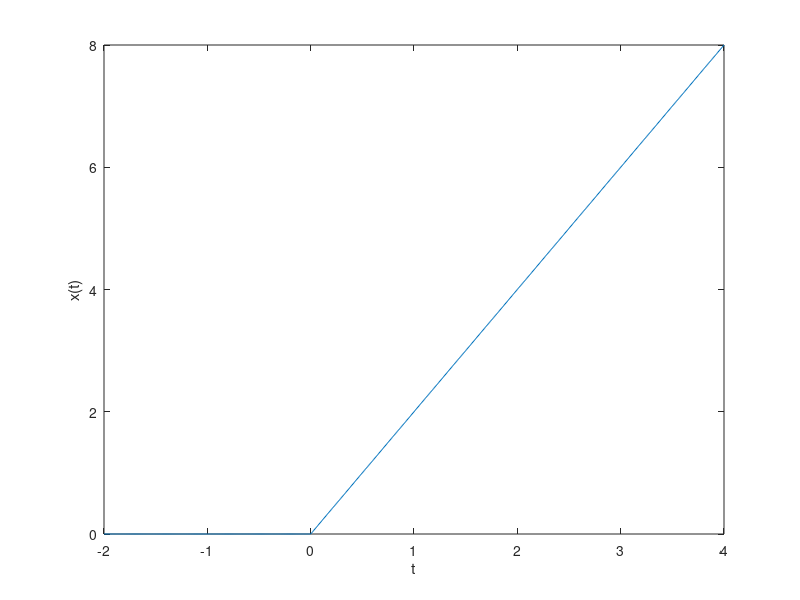
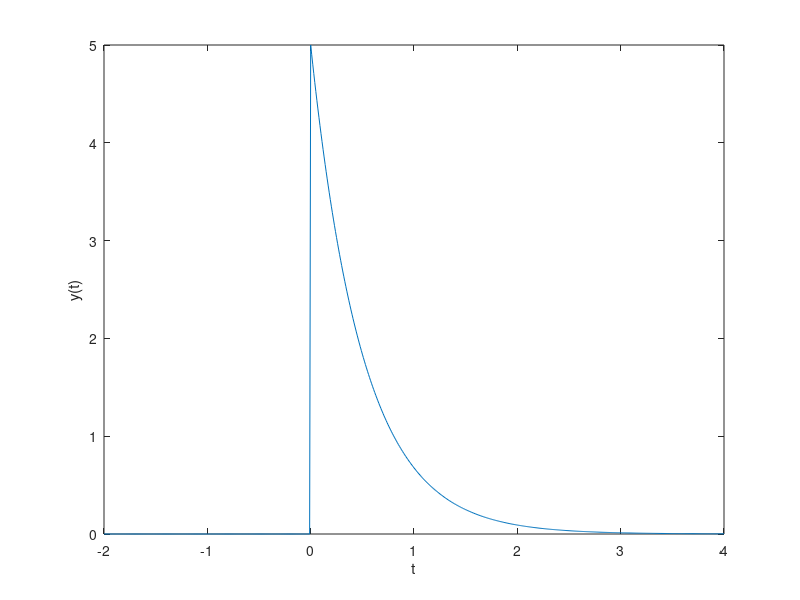
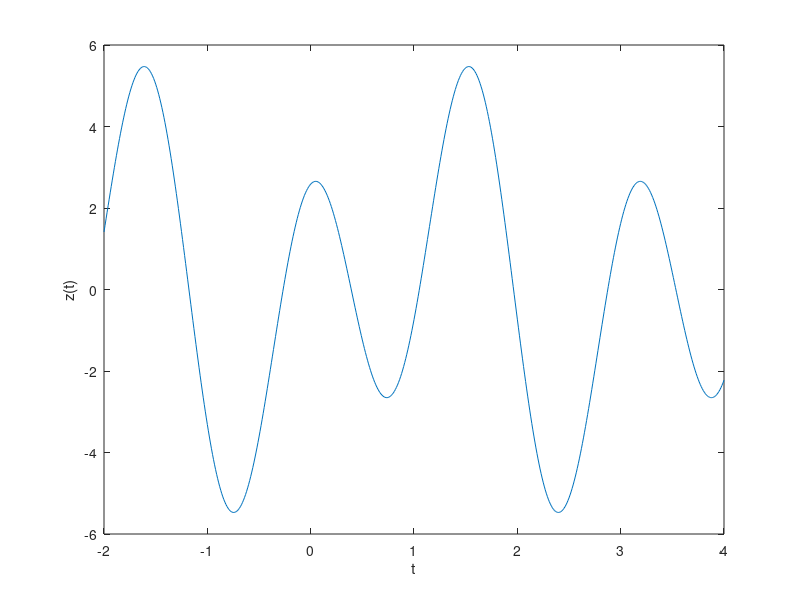

These figures' MATLAB source, in order:
t = -2:0.01:4;

figure(1);
x = 2 * t .* (t >= 0);
plot(t, x);
xlabel('t');
ylabel('x(t)');

figure(2);
y = 5 * exp(-2 * t) .* (t >= 0);
plot(t, y);
xlabel('t');
ylabel('y(t)');

figure(3);
z = 4 * cos(4 * t) + 2 * sin(2 * t - pi / 4);
plot(t, z);
xlabel('t');
ylabel('z(t)');
